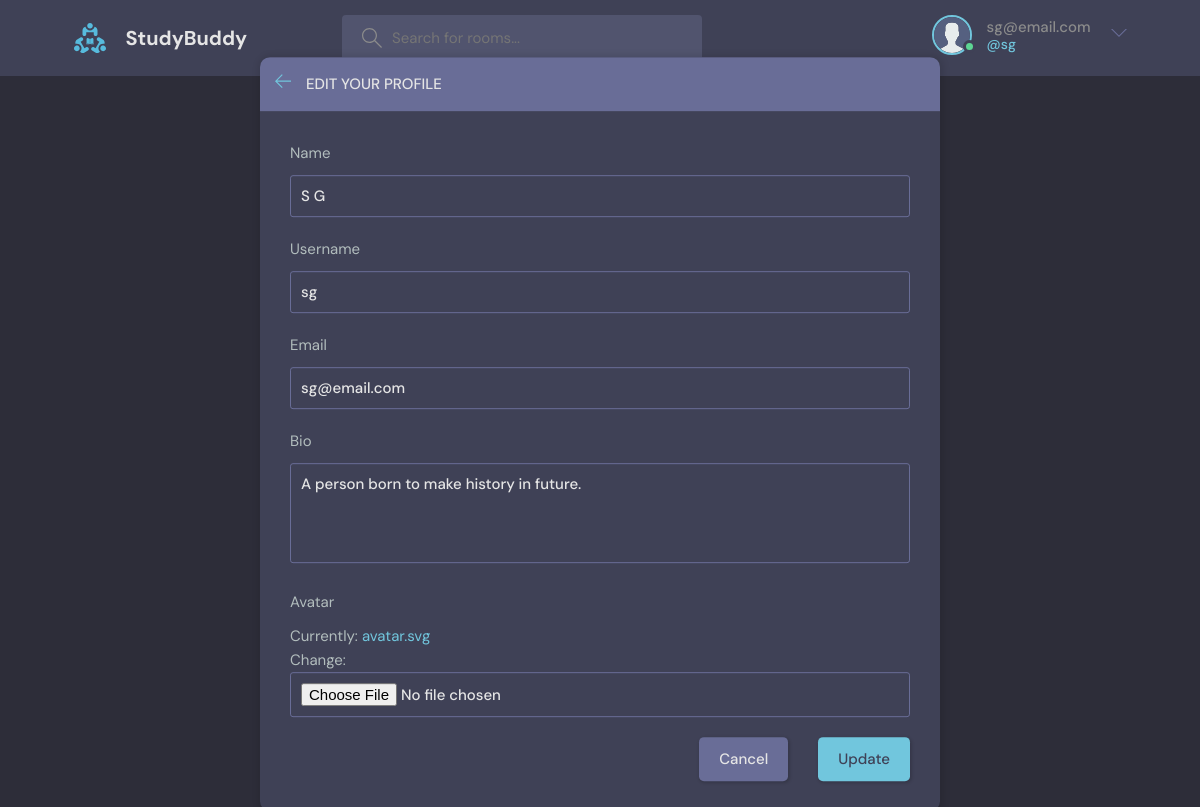
The app's page /update-user/ (signed in), older data.
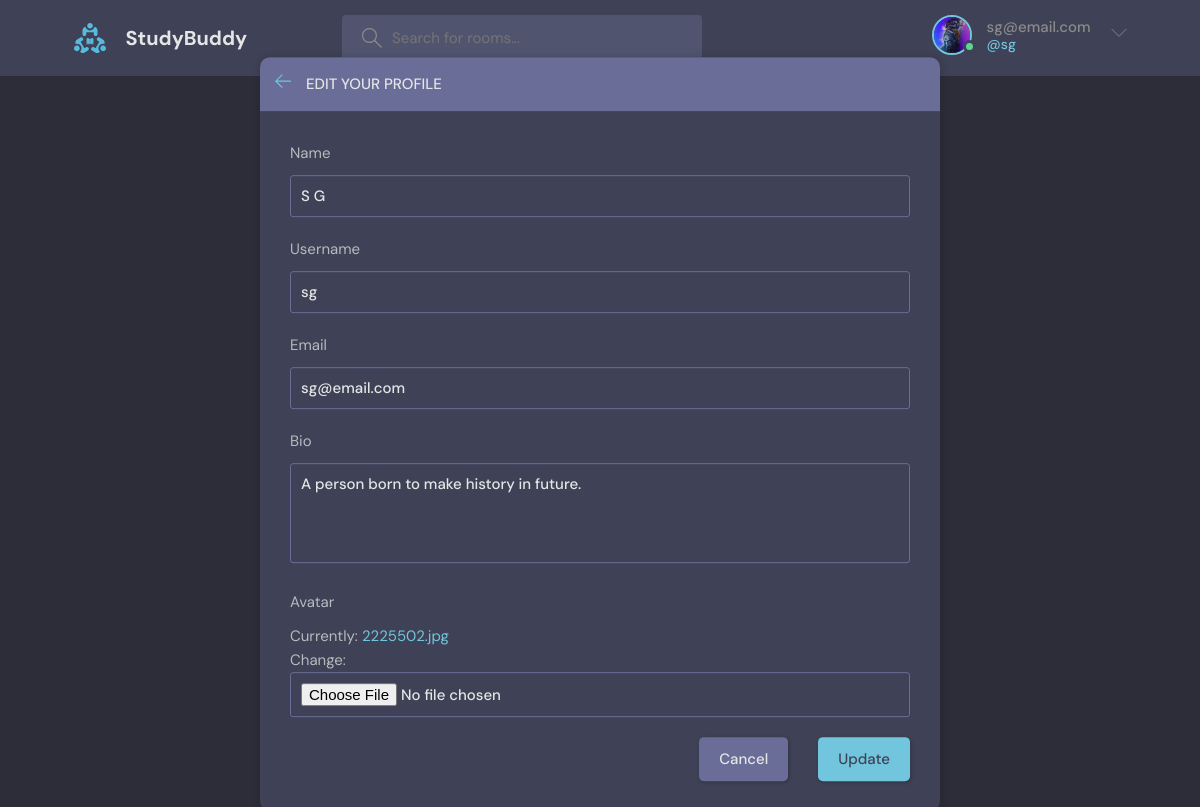
The same page, newer data.
### base/models.py (models this page shows)
class User(AbstractUser):
    name=models.CharField(max_length=200,null=True)
    email=models.EmailField(unique=True,null=True)
    bio=models.TextField(null=True)
    avatar=models.ImageField(null=True,default="avatar.svg")
    USERNAME_FIELD='email'
    REQUIRED_FIELDS=[]

### base/views.py (the view)
# urls.py: path('update-user/',views.updateUser,name="update-user"),
@login_required(login_url='login')
def updateUser(request):
    user=request.user
    form=UserForm(instance=user)
    if request.method == 'POST':
        form=UserForm(request.POST,request.FILES,instance=user)
        if form.is_valid():
            form.save()
            return redirect('user-profile',pk=user.id)
    return render(request,'base/update-user.html',{'form':form,'user':user})

### base/forms.py
class UserForm(ModelForm):
    class Meta():
        model=User
        fields=['name','username','email','bio','avatar']

### base/templates/base/update-user.html (shortened to what this page needs)
{% extends 'main.html' %}
{% block content %}
    <main class="update-account layout">
        <div class="container">
            <div class="layout__box">
                <div class="layout__boxHeader">
                    <div class="layout__boxTitle">
                        <a href="{% url 'home' %}">
                            <svg version="1.1" xmlns="http://www.w3.org/2000/svg" width="32" height="32"
                                viewBox="0 0 32 32">
                                <title>arrow-left</title>
                                <path
                                    d="M13.723 2.286l-13.723 13.714 13.719 13.714 1.616-1.611-10.96-10.96h27.625v-2.286h-27.625l10.965-10.965-1.616-1.607z">
                                </path>
                            </svg>
                        </a>
                        <h3>Edit your profile</h3>
                    </div>
                </div>
                <div class="layout__body">
                    <form class="form" action="" method='POST' enctype="multipart/form-data">
                      {% for field in form %}
                      <div class="form__group">
                          <label for="profile_pic">{{field.label}}</label>
                          {{field}}
                      </div>
                        {% endfor %}
                        <div class="form__action">
                            <a class="btn btn--dark" href="{% url 'user-profile' user.id%}">Cancel</a>
                            <button class="btn btn--main" type="submit">Update</button>
                        </div>
                    </form>
                </div>
            </div>
        </div>
    </main>
    {% endblock content %}

### templates/navbar.html (shortened to what this page needs)
{% load static %}
<header class="header header--loggedIn">
    <div class="container">
      <a href="{% url 'home' %}" class="header__logo">
        <img src="{% static 'images/logo.svg' %}" />
        <h1>StudyBuddy</h1>
      </a>
      <form class="header__search" method="GET" action="{% url 'home' %}">
        <label>
          <input name="q" placeholder="Search for rooms..." />
        </label>
      </form>
      <nav class="header__menu">
        {% if request.user.is_authenticated %}
        <div class="header__user">
          <a href="{% url 'update-user' %}">
            <div class="avatar avatar--medium active">
              <img src="{{request.user.avatar.url}}" />
            </div>
            <p>{{ request.user}} <span>@{{ request.user.username }}</span></p>
          </a>
          <button class="dropdown-button">
            <svg version="1.1" xmlns="http://www.w3.org/2000/svg" width="32" height="32" viewBox="0 0 32 32">
              <title>chevron-down</title>
              <path d="M16 21l-13-13h-3l16 16 16-16h-3l-13 13z"></path>
            </svg>
          </button>
        </div>
         {% else %}
        <a href="{% url 'login' %}">
          <img src="{% static 'images/avatar.svg' %}" />
          <p>Login</p>
        </a>
        {% endif %}
      </nav>
    </div>
  </header>

Row changes from the older to the newer data that the page shows:
changed User "sg@email.com": user.avatar: picture added in place of a placeholder
Text that changed along with them:
text no longer shown: "Currently: avatar.svg Change:"
text now shown: "Currently: 2225502.jpg Change:"
